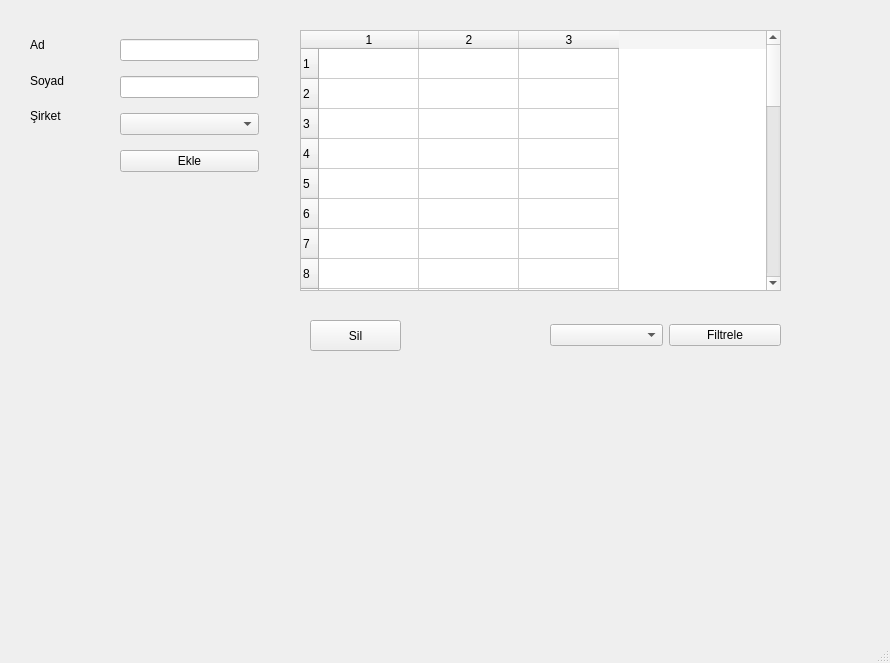
<?xml version="1.0" encoding="UTF-8"?>
<ui version="4.0">
 <class>MainWindow</class>
 <widget class="QMainWindow" name="MainWindow">
  <property name="geometry">
   <rect>
    <x>0</x>
    <y>0</y>
    <width>890</width>
    <height>663</height>
   </rect>
  </property>
  <property name="font">
   <font>
    <pointsize>9</pointsize>
   </font>
  </property>
  <property name="windowTitle">
   <string>Kayıt</string>
  </property>
  <widget class="QWidget" name="centralwidget">
   <property name="palette">
    <palette>
     <active>
      <colorrole role="Base">
       <brush brushstyle="SolidPattern">
        <color alpha="255">
         <red>255</red>
         <green>255</green>
         <blue>255</blue>
        </color>
       </brush>
      </colorrole>
      <colorrole role="Window">
       <brush brushstyle="SolidPattern">
        <color alpha="255">
         <red>245</red>
         <green>245</green>
         <blue>245</blue>
        </color>
       </brush>
      </colorrole>
     </active>
     <inactive>
      <colorrole role="Base">
       <brush brushstyle="SolidPattern">
        <color alpha="255">
         <red>255</red>
         <green>255</green>
         <blue>255</blue>
        </color>
       </brush>
      </colorrole>
      <colorrole role="Window">
       <brush brushstyle="SolidPattern">
        <color alpha="255">
         <red>245</red>
         <green>245</green>
         <blue>245</blue>
        </color>
       </brush>
      </colorrole>
     </inactive>
     <disabled>
      <colorrole role="Base">
       <brush brushstyle="SolidPattern">
        <color alpha="255">
         <red>245</red>
         <green>245</green>
         <blue>245</blue>
        </color>
       </brush>
      </colorrole>
      <colorrole role="Window">
       <brush brushstyle="SolidPattern">
        <color alpha="255">
         <red>245</red>
         <green>245</green>
         <blue>245</blue>
        </color>
       </brush>
      </colorrole>
     </disabled>
    </palette>
   </property>
   <widget class="QTableWidget" name="liste">
    <property name="geometry">
     <rect>
      <x>300</x>
      <y>30</y>
      <width>481</width>
      <height>261</height>
     </rect>
    </property>
    <property name="rowCount">
     <number>30</number>
    </property>
    <property name="columnCount">
     <number>3</number>
    </property>
    <row/>
    <row/>
    <row/>
    <row/>
    <row/>
    <row/>
    <row/>
    <row/>
    <row/>
    <row/>
    <row/>
    <row/>
    <row/>
    <row/>
    <row/>
    <row/>
    <row/>
    <row/>
    <row/>
    <row/>
    <row/>
    <row/>
    <row/>
    <row/>
    <row/>
    <row/>
    <row/>
    <row/>
    <row/>
    <row/>
    <column/>
    <column/>
    <column/>
   </widget>
   <widget class="QPushButton" name="sil_btn">
    <property name="geometry">
     <rect>
      <x>310</x>
      <y>320</y>
      <width>91</width>
      <height>31</height>
     </rect>
    </property>
    <property name="text">
     <string>Sil</string>
    </property>
   </widget>
   <widget class="QWidget" name="layoutWidget">
    <property name="geometry">
     <rect>
      <x>120</x>
      <y>30</y>
      <width>139</width>
      <height>151</height>
     </rect>
    </property>
    <layout class="QVBoxLayout" name="verticalLayout">
     <item>
      <widget class="QLineEdit" name="ad_ln"/>
     </item>
     <item>
      <widget class="QLineEdit" name="soyad_ln"/>
     </item>
     <item>
      <widget class="QComboBox" name="sirket_combo">
       <item>
        <property name="text">
         <string/>
        </property>
       </item>
       <item>
        <property name="text">
         <string>Tekno Yazılım</string>
        </property>
       </item>
       <item>
        <property name="text">
         <string>Apple</string>
        </property>
       </item>
       <item>
        <property name="text">
         <string>Microsoft</string>
        </property>
       </item>
       <item>
        <property name="text">
         <string>Ardos</string>
        </property>
       </item>
      </widget>
     </item>
     <item>
      <widget class="QPushButton" name="ekle_btn">
       <property name="text">
        <string>Ekle</string>
       </property>
      </widget>
     </item>
    </layout>
   </widget>
   <widget class="QWidget" name="layoutWidget">
    <property name="geometry">
     <rect>
      <x>30</x>
      <y>30</y>
      <width>81</width>
      <height>101</height>
     </rect>
    </property>
    <layout class="QVBoxLayout" name="verticalLayout_2">
     <item>
      <widget class="QLabel" name="ad_label">
       <property name="text">
        <string>Ad</string>
       </property>
      </widget>
     </item>
     <item>
      <widget class="QLabel" name="soyad_label">
       <property name="text">
        <string>Soyad</string>
       </property>
      </widget>
     </item>
     <item>
      <widget class="QLabel" name="sirket_label">
       <property name="text">
        <string>Şirket</string>
       </property>
      </widget>
     </item>
    </layout>
   </widget>
   <widget class="QWidget" name="layoutWidget">
    <property name="geometry">
     <rect>
      <x>550</x>
      <y>320</y>
      <width>231</width>
      <height>31</height>
     </rect>
    </property>
    <layout class="QHBoxLayout" name="horizontalLayout">
     <item>
      <widget class="QComboBox" name="filtre_combo">
       <item>
        <property name="text">
         <string/>
        </property>
       </item>
       <item>
        <property name="text">
         <string>Tekno Yazılım</string>
        </property>
       </item>
       <item>
        <property name="text">
         <string>Microsoft</string>
        </property>
       </item>
       <item>
        <property name="text">
         <string>Apple</string>
        </property>
       </item>
       <item>
        <property name="text">
         <string>Ardos</string>
        </property>
       </item>
      </widget>
     </item>
     <item>
      <widget class="QPushButton" name="filtren_btn">
       <property name="text">
        <string>Filtrele</string>
       </property>
      </widget>
     </item>
    </layout>
   </widget>
  </widget>
  <widget class="QStatusBar" name="statusbar"/>
 </widget>
 <resources/>
 <connections/>
</ui>
